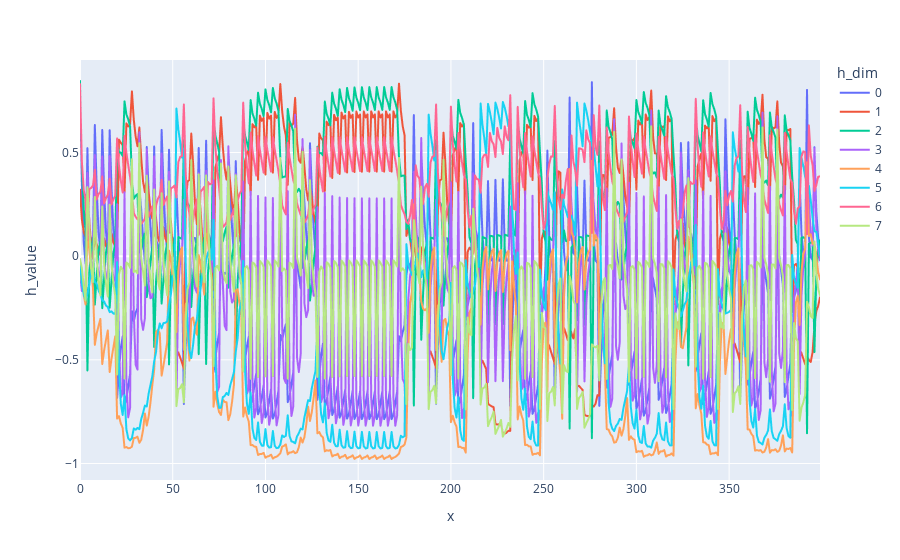

The cell this chart's notebook holds for it:
### Code cell
recurrence = 4
import plotly.express as px
# scatter plot with line connecting each point
lines = pd.DataFrame(h[0, :, :8].cpu().numpy())
x = np.linspace(0, 100 * recurrence - 1, 100 * recurrence) 
lines["x"] = x
lines = lines.melt(id_vars = "x", var_name = "h_dim", value_name = "h_value")
px.line(lines, x = "x", y = "h_value", color = "h_dim")

### Figure 1 — Plotly figure (JSON) as saved in the notebook; plotly's stock layout.template omitted (floating-point values rounded to 4 significant figures; data arrays with more than 128 entries replaced by an {"elided": "..."} marker saying what was removed)
{"data": [{"hovertemplate": "h_dim=0<br>x=%{x}<br>h_value=%{y}<extra></extra>", "legendgroup": "0", "line": {"color": "#636efa", "dash": "solid"}, "marker": {"symbol": "circle"}, "mode": "lines", "name": "0", "showlegend": true, "type": "scattergl", "x": {"elided": "400 int values"}, "xaxis": "x", "y": {"elided": "400 float values"}, "yaxis": "y"}, {"hovertemplate": "h_dim=1<br>x=%{x}<br>h_value=%{y}<extra></extra>", "legendgroup": "1", "line": {"color": "#EF553B", "dash": "solid"}, "marker": {"symbol": "circle"}, "mode": "lines", "name": "1", "showlegend": true, "type": "scattergl", "x": {"elided": "400 int values"}, "xaxis": "x", "y": {"elided": "400 float values"}, "yaxis": "y"}, {"hovertemplate": "h_dim=2<br>x=%{x}<br>h_value=%{y}<extra></extra>", "legendgroup": "2", "line": {"color": "#00cc96", "dash": "solid"}, "marker": {"symbol": "circle"}, "mode": "lines", "name": "2", "showlegend": true, "type": "scattergl", "x": {"elided": "400 int values"}, "xaxis": "x", "y": {"elided": "400 float values"}, "yaxis": "y"}, {"hovertemplate": "h_dim=3<br>x=%{x}<br>h_value=%{y}<extra></extra>", "legendgroup": "3", "line": {"color": "#ab63fa", "dash": "solid"}, "marker": {"symbol": "circle"}, "mode": "lines", "name": "3", "showlegend": true, "type": "scattergl", "x": {"elided": "400 int values"}, "xaxis": "x", "y": {"elided": "400 float values"}, "yaxis": "y"}, {"hovertemplate": "h_dim=4<br>x=%{x}<br>h_value=%{y}<extra></extra>", "legendgroup": "4", "line": {"color": "#FFA15A", "dash": "solid"}, "marker": {"symbol": "circle"}, "mode": "lines", "name": "4", "showlegend": true, "type": "scattergl", "x": {"elided": "400 int values"}, "xaxis": "x", "y": {"elided": "400 float values"}, "yaxis": "y"}, {"hovertemplate": "h_dim=5<br>x=%{x}<br>h_value=%{y}<extra></extra>", "legendgroup": "5", "line": {"color": "#19d3f3", "dash": "solid"}, "marker": {"symbol": "circle"}, "mode": "lines", "name": "5", "showlegend": true, "type": "scattergl", "x": {"elided": "400 int values"}, "xaxis": "x", "y": {"elided": "400 float values"}, "yaxis": "y"}, {"hovertemplate": "h_dim=6<br>x=%{x}<br>h_value=%{y}<extra></extra>", "legendgroup": "6", "line": {"color": "#FF6692", "dash": "solid"}, "marker": {"symbol": "circle"}, "mode": "lines", "name": "6", "showlegend": true, "type": "scattergl", "x": {"elided": "400 int values"}, "xaxis": "x", "y": {"elided": "400 float values"}, "yaxis": "y"}, {"hovertemplate": "h_dim=7<br>x=%{x}<br>h_value=%{y}<extra></extra>", "legendgroup": "7", "line": {"color": "#B6E880", "dash": "solid"}, "marker": {"symbol": "circle"}, "mode": "lines", "name": "7", "showlegend": true, "type": "scattergl", "x": {"elided": "400 int values"}, "xaxis": "x", "y": {"elided": "400 float values"}, "yaxis": "y"}], "layout": {"legend": {"title": {"text": "h_dim"}, "tracegroupgap": 0}, "margin": {"t": 60}, "xaxis": {"anchor": "y", "domain": [0, 1], "title": {"text": "x"}}, "yaxis": {"anchor": "x", "domain": [0, 1], "title": {"text": "h_value"}}}}
